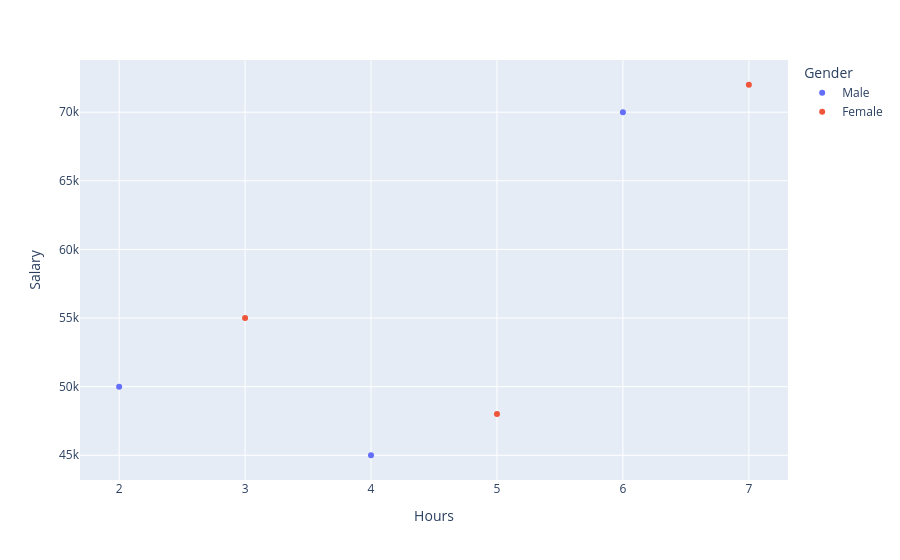

Here is the notebook cell this chart was saved with:
### Markdown cell above
# Scatter Plot

### Code cell
import pandas as pd
import plotly.express as px
data={'Department':['IT','IT','HR','HR','Finance','Finance'],
     'Gender':['Male','Female','Male','Female','Male','Female'],
     'Salary':[50000,55000,45000,48000,70000,72000],
     'Hours':[2,3,4,5,6,7]}
df=pd.DataFrame(data)
fig= px.scatter(df,x='Hours', y='Salary', color="Gender")
fig.show()

### Figure 1 — Plotly figure (JSON) as saved in the notebook; plotly's stock layout.template omitted (floating-point values rounded to 4 significant figures)
{"data": [{"hovertemplate": "Gender=Male<br>Hours=%{x}<br>Salary=%{y}<extra></extra>", "legendgroup": "Male", "marker": {"color": "#636efa", "symbol": "circle"}, "mode": "markers", "name": "Male", "orientation": "v", "showlegend": true, "type": "scatter", "x": [2, 4, 6], "xaxis": "x", "y": [50000, 45000, 70000], "yaxis": "y"}, {"hovertemplate": "Gender=Female<br>Hours=%{x}<br>Salary=%{y}<extra></extra>", "legendgroup": "Female", "marker": {"color": "#EF553B", "symbol": "circle"}, "mode": "markers", "name": "Female", "orientation": "v", "showlegend": true, "type": "scatter", "x": [3, 5, 7], "xaxis": "x", "y": [55000, 48000, 72000], "yaxis": "y"}], "layout": {"legend": {"title": {"text": "Gender"}, "tracegroupgap": 0}, "margin": {"t": 60}, "xaxis": {"anchor": "y", "domain": [0, 1], "title": {"text": "Hours"}}, "yaxis": {"anchor": "x", "domain": [0, 1], "title": {"text": "Salary"}}}}
